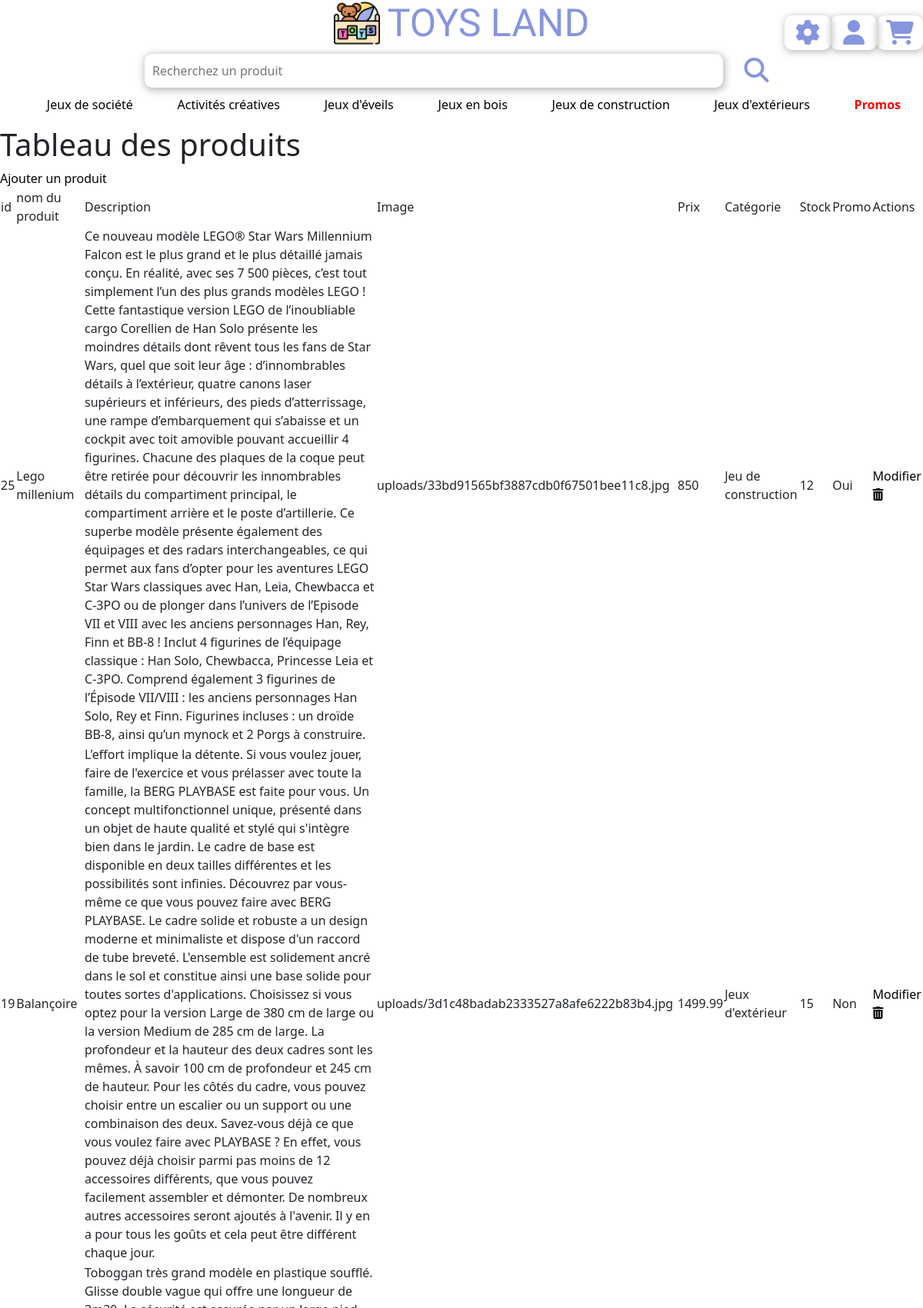
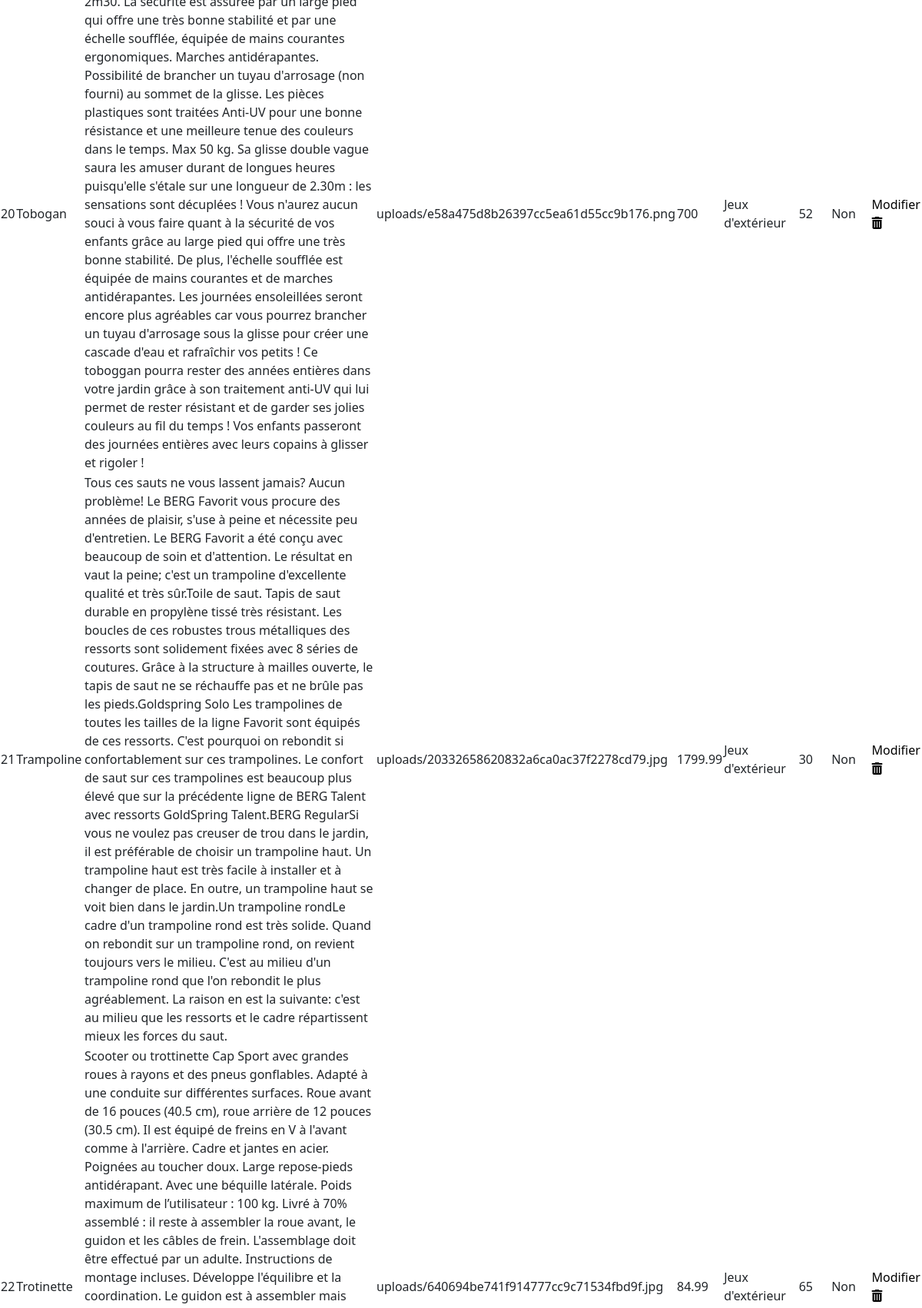
Screenshot of /php/admin/tableauProduits.php (upper part) with the database file from the repository (2 pictures, top to bottom).
### tables this page shows
CREATE TABLE `produits` (
  `id` int NOT NULL,
  `nom` varchar(255) NOT NULL,
  `description` longtext NOT NULL,
  `image` varchar(255) NOT NULL,
  `prix` float NOT NULL,
  `categorie` varchar(255) NOT NULL,
  `stock` int NOT NULL,
  `promo` varchar(255) NOT NULL
);

### php/admin/tableauProduits.php (the view, shortened to what this page needs)
<?php
require_once("../connect.php");
$sql = "SELECT * FROM produits ORDER BY categorie";
$query = $db->prepare($sql);
$query->execute();
$produits = $query-> fetchAll(PDO::FETCH_ASSOC);
include_once("../components/navbar.php");
?>
<h1>Tableau des produits</h1>
<a href="ajoutProduits.php" >Ajouter un produit</a>
<table>
<thead>
        <td>id</td>
        <td>nom du produit</td>
        <td>Description </td>
        <td>Image</td>
        <td>Prix</td>
        <td>Catégorie</td>
        <td>Stock</td>
        <td>Promo</td>
        <td>Actions</td>
</thead>
<tbody>
    <?php
        foreach($produits as $produit){
    ?>
        <tr>
            <td><?=$produit["id"]?></td>
            <td><?=$produit["nom"]?></td>
            <td><?=$produit["description"]?></td>
            <td><?=$produit["image"]?></td>
            <td><?=$produit["prix"]?></td>
            <td><?=$produit["categorie"]?></td>
            <td><?=$produit["stock"]?></td>
            <td><?=$produit["promo"]?></td>
            <td>
                <a href="update.php?id=<?= $produit['id']?>">Modifier</a>
                <a href="delete.php?id=<?= $produit['id']?>"><i class="fa-solid fa-trash-can"></i></a>
            </td>
        </tr>
        <?php
        }
        ?>
</tbody>
</table>

### php/index.css (style rules this page uses)
a { color: black; text-decoration: none; }
.fa-solid { width:45px; }

### rows the page displays
produits: id "25", nom "Lego millenium", description "Ce nouveau modèle LEGO® Star Wars Millennium Falcon est le plus grand et le plus détaillé jamais conçu. En réalité, avec ses 7 500 pièces, c’est tout simplement l’un des plus grands modèles LEGO ! Cette fantastique version LEGO de l’inoubliable cargo Corellien de Han Solo présente les moindres détails dont rêvent tous les fans de Star Wars, quel que soit leur âge : d’innombrables détails à l’extérieur, quatre canons laser supérieurs et inférieurs, des pieds d’atterrissage, une rampe d’embarquement qui s’abaisse et un cockpit avec toit amovible pouvant accueillir 4 figurines. Chacune des plaques de la coque peut être retirée pour découvrir les innombrables détails du compartiment principal,…", image "uploads/33bd91565bf3887cdb0f67501bee11c8.jpg", prix "850", categorie "Jeu de construction", stock "12", promo "Oui"
produits: id "19", nom "Balançoire", description "L'effort implique la détente. Si vous voulez jouer, faire de l'exercice et vous prélasser avec toute la famille, la BERG PLAYBASE est faite pour vous. Un concept multifonctionnel unique, présenté dans un objet de haute qualité et stylé qui s'intègre bien dans le jardin. Le cadre de base est disponible en deux tailles différentes et les possibilités sont infinies. Découvrez par vous-même ce que vous pouvez faire avec BERG PLAYBASE. Le cadre solide et robuste a un design moderne et minimaliste et dispose d'un raccord de tube breveté. L'ensemble est solidement ancré dans le sol et constitue ainsi une base solide pour toutes sortes d'applications. Choisissez si vous optez pour la version Large…", image "uploads/3d1c48badab2333527a8afe6222b83b4.jpg", prix "1499.99", categorie "Jeux d'extérieur", stock "15", promo "Non"
produits: id "20", nom "Tobogan", description "Toboggan très grand modèle en plastique soufflé. Glisse double vague qui offre une longueur de 2m30. La sécurité est assurée par un large pied qui offre une très bonne stabilité et par une échelle soufflée, équipée de mains courantes ergonomiques. Marches antidérapantes. Possibilité de brancher un tuyau d'arrosage (non fourni) au sommet de la glisse. Les pièces plastiques sont traitées Anti-UV pour une bonne résistance et une meilleure tenue des couleurs dans le temps. Max 50 kg. Sa glisse double vague saura les amuser durant de longues heures puisqu'elle s'étale sur une longueur de 2.30m : les sensations sont décuplées ! Vous n'aurez aucun souci à vous faire quant à la sécurité de vos…", image "uploads/e58a475d8b26397cc5ea61d55cc9b176.png", prix "700", categorie "Jeux d'extérieur", stock "52", promo "Non"
produits: id "21", nom "Trampoline", description "Tous ces sauts ne vous lassent jamais? Aucun problème! Le BERG Favorit vous procure des années de plaisir, s'use à peine et nécessite peu d'entretien. Le BERG Favorit a été conçu avec beaucoup de soin et d'attention. Le résultat en vaut la peine; c'est un trampoline d'excellente qualité et très sûr.Toile de saut. Tapis de saut durable en propylène tissé très résistant. Les boucles de ces robustes trous métalliques des ressorts sont solidement fixées avec 8 séries de coutures. Grâce à la structure à mailles ouverte, le tapis de saut ne se réchauffe pas et ne brûle pas les pieds.Goldspring Solo Les trampolines de toutes les tailles de la ligne Favorit sont équipés de ces ressorts. C'est…", image "uploads/20332658620832a6ca0ac37f2278cd79.jpg", prix "1799.99", categorie "Jeux d'extérieur", stock "30", promo "Non"
produits: id "22", nom "Trotinette", image "uploads/640694be741f914777cc9c71534fbd9f.jpg", prix "84.99", categorie "Jeux d'extérieur", stock "65", promo "Non"
